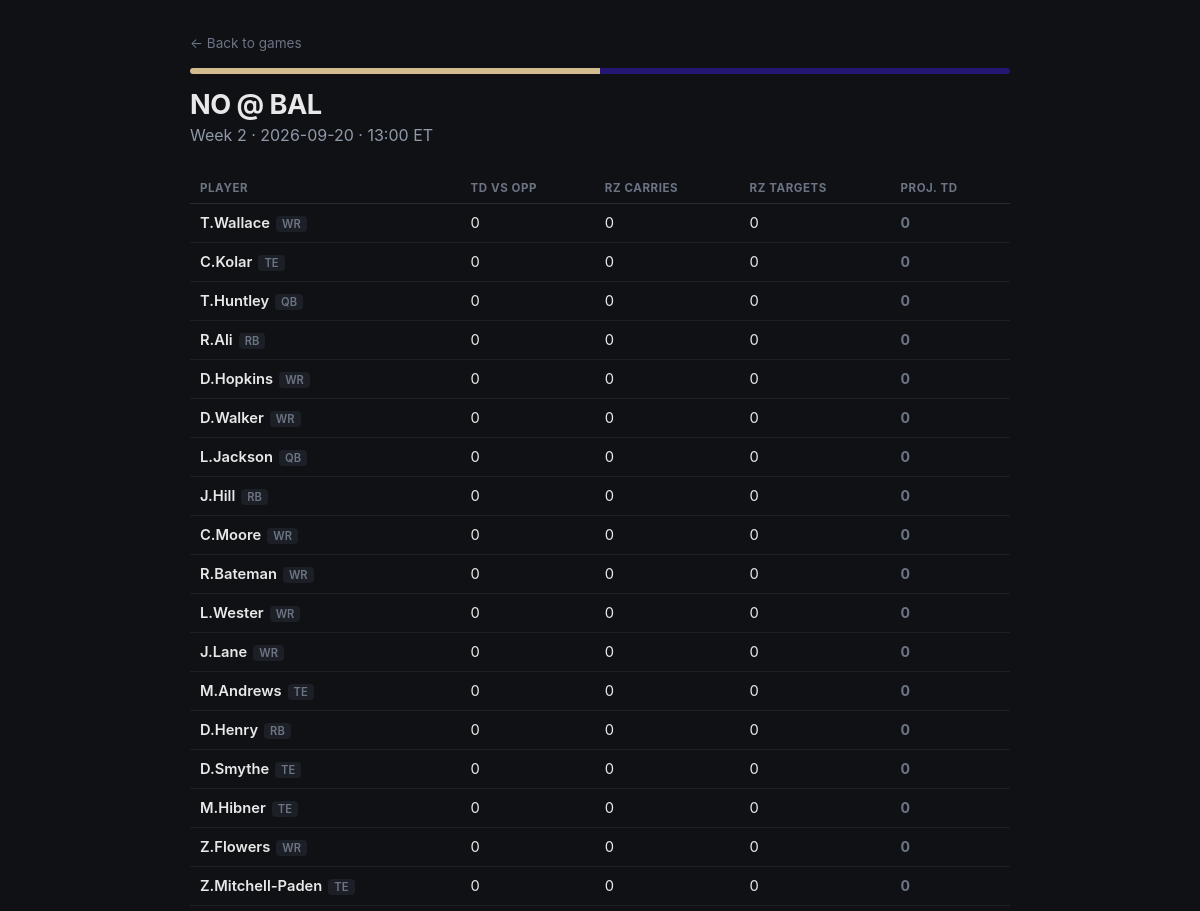
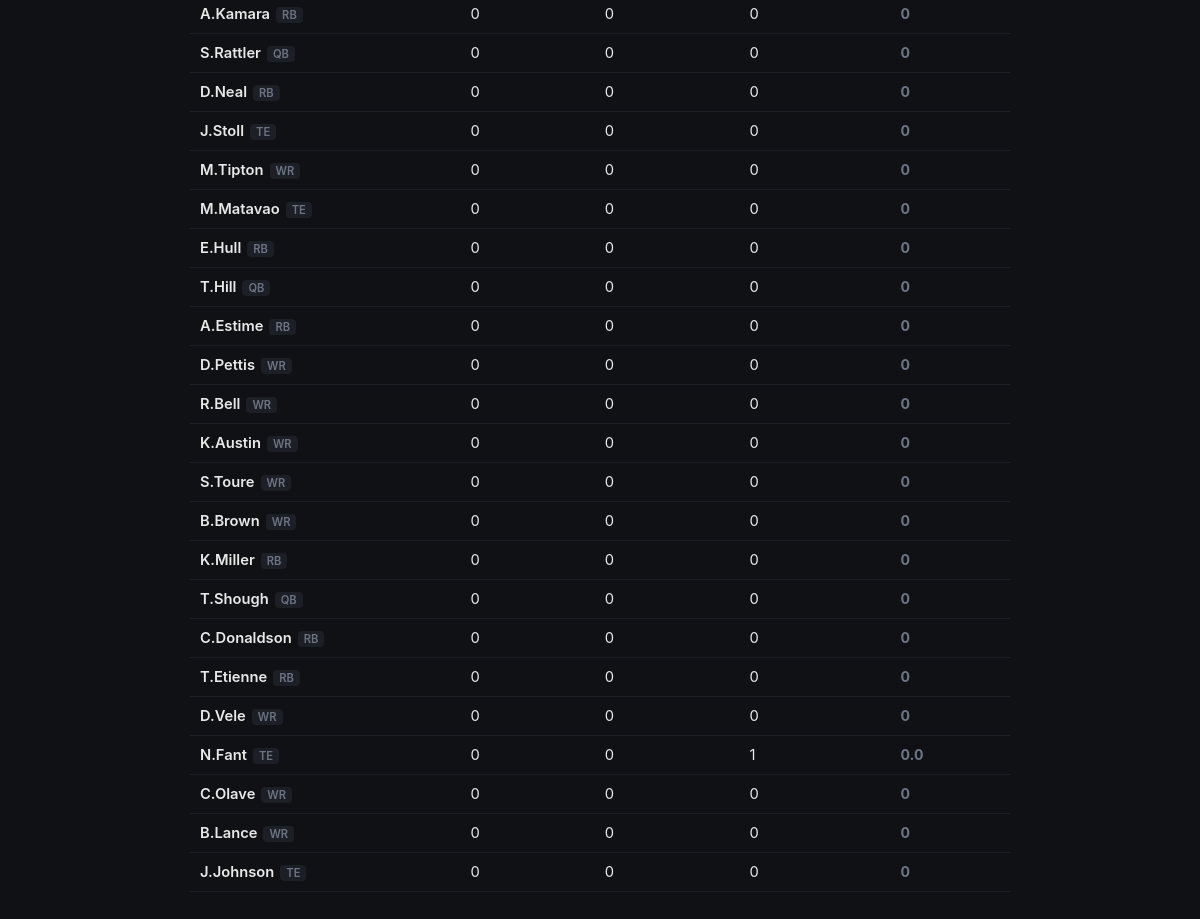
The app's page /game/2026_02_NO_BAL with its own data (2 pictures, top to bottom).
### tables this page shows
CREATE TABLE "schedule" (
"game_id" TEXT,
  "season" INTEGER,
  "week" INTEGER,
  "game_type" TEXT,
  "gameday" TEXT,
  "weekday" TEXT,
  "gametime" TEXT,
  "away_team" TEXT,
  "home_team" TEXT,
  "away_score" REAL,
  "home_score" REAL
);

CREATE TABLE "player_current_team" (
"player_id" TEXT,
  "player_name" TEXT,
  "current_team" TEXT,
  "position" TEXT
);

### app.py (the view)
@app.route("/game/<game_id>")
def game_detail(game_id):
    conn = get_connection()
    game_row = pd.read_sql("SELECT * FROM schedule WHERE game_id = ?", conn, params=(game_id,))
    if game_row.empty:
        conn.close()
        abort(404)
    game = game_row.iloc[0].to_dict()
    home_team = game["home_team"]
    away_team = game["away_team"]
    home_roster = get_team_roster(home_team, conn)
    away_roster = get_team_roster(away_team, conn)
    players = []
    for p in home_roster:
        players.append(get_player_projection(p["player_id"], p["player_name"], p["position"], away_team, conn))
    for p in away_roster:
        players.append(get_player_projection(p["player_id"], p["player_name"], p["position"], home_team, conn))
    conn.close()
    players.sort(key=lambda x: x["total_proj"], reverse=True)
    return render_template(
        "game.html",
        game=game,
        players=players,
        home_color=TEAM_COLORS.get(home_team, "#333"),
        away_color=TEAM_COLORS.get(away_team, "#333"),
    )

### app.py (called while the page is built)
def get_connection():
    return sqlite3.connect(DB_PATH)

def get_team_roster(team, conn):
    roster = pd.read_sql(
        "SELECT player_id, player_name, position FROM player_current_team WHERE current_team = ?",
        conn, params=(team,)
    )
    return roster.to_dict("records")

### templates/game.html (shortened to what this page needs)
<!DOCTYPE html>
<html lang="en">
<head>
</head>
<body>
  <div class="wrap">
    <a class="back" href="/">&larr; Back to games</a>
    <div class="header-bar">
      <span style="background: {{ away_color }};"></span>
      <span style="background: {{ home_color }};"></span>
    </div>
    <h1>{{ game.away_team }} @ {{ game.home_team }}</h1>
    <p class="meta">Week {{ game.week }} &middot; {{ game.gameday }} &middot; {{ game.gametime }} ET</p>
    {% if players|length == 0 %}
      <div class="empty">No player data found for these teams yet.</div>
    {% else %}
    <table>
      <tr>
        <th>Player</th>
        <th>TD vs Opp</th>
        <th>RZ Carries</th>
        <th>RZ Targets</th>
        <th>Proj. TD</th>
      </tr>
      {% for p in players %}
      <tr>
        <td class="player-name">{{ p.player }}<span class="pos-tag">{{ p.position }}</span></td>
        <td>{{ p.rush_td + p.rec_td }}</td>
        <td>{{ p.rz_rush_att }}</td>
        <td>{{ p.rz_targets }}</td>
        <td class="proj-cell {% if p.total_proj >= 0.5 %}proj-high{% elif p.total_proj > 0 %}proj-mid{% else %}proj-low{% endif %}">
          {{ p.total_proj }}
        </td>
      </tr>
      {% endfor %}
    </table>
    {% endif %}
  </div>
</body>
</html>

### templates/game.html (style rules this page uses)
* { box-sizing: border-box; }
body { font-family: -apple-system, "Segoe UI", Arial, sans-serif; background: #0f1115; color: #e8e8e8; margin: 0; padding: 32px 24px 60px; }
.wrap { max-width: 820px; margin: 0 auto; }
a.back { color: #6c7484; text-decoration: none; font-size: 0.85rem; }
.header-bar { height: 6px; display: flex; border-radius: 4px; overflow: hidden; margin: 16px 0 14px; }
.header-bar span { flex: 1; }
h1 { font-size: 1.7rem; margin: 0 0 4px; letter-spacing: -0.02em; }
p.meta { color: #9099a8; margin-top: 0; margin-bottom: 28px; }
table { width: 100%; border-collapse: collapse; }
th { text-align: left; font-size: 0.72rem; text-transform: uppercase; letter-spacing: 0.05em; color: #6c7484; padding: 8px 10px; border-bottom: 1px solid #262a33; }
td { padding: 10px 10px; border-bottom: 1px solid #1c1f26; font-size: 0.92rem; }
.player-name { font-weight: 600; }
.pos-tag { display: inline-block; font-size: 0.7rem; color: #6c7484; background: #1c1f26; padding: 1px 6px; border-radius: 4px; margin-left: 6px; }
.proj-cell { font-weight: 700; font-variant-numeric: tabular-nums; }
.proj-low { color: #6c7484; }

### records on screen
schedule: away_team "NO", home_team "BAL", week "2", gameday "2026-09-20", gametime "13:00"
player_current_team: player "T.Wallace", position "WR", rush_td "0", rz_rush_att "0", rz_targets "0", total_proj "0"
player_current_team: player "C.Kolar", position "TE", rush_td "0", rz_rush_att "0", rz_targets "0", total_proj "0"
player_current_team: player "T.Huntley", position "QB", rush_td "0", rz_rush_att "0", rz_targets "0", total_proj "0"
player_current_team: player "R.Ali", position "RB", rush_td "0", rz_rush_att "0", rz_targets "0", total_proj "0"
player_current_team: player "D.Hopkins", position "WR", rush_td "0", rz_rush_att "0", rz_targets "0", total_proj "0"
player_current_team: player "D.Walker", position "WR", rush_td "0", rz_rush_att "0", rz_targets "0", total_proj "0"
player_current_team: player "L.Jackson", position "QB", rush_td "0", rz_rush_att "0", rz_targets "0", total_proj "0"
player_current_team: player "J.Hill", position "RB", rush_td "0", rz_rush_att "0", rz_targets "0", total_proj "0"
player_current_team: player "C.Moore", position "WR", rush_td "0", rz_rush_att "0", rz_targets "0", total_proj "0"
player_current_team: player "R.Bateman", position "WR", rush_td "0", rz_rush_att "0", rz_targets "0", total_proj "0"
player_current_team: player "L.Wester", position "WR", rush_td "0", rz_rush_att "0", rz_targets "0", total_proj "0"
player_current_team: player "J.Lane", position "WR", rush_td "0", rz_rush_att "0", rz_targets "0", total_proj "0"
player_current_team: player "M.Andrews", position "TE", rush_td "0", rz_rush_att "0", rz_targets "0", total_proj "0"
player_current_team: player "D.Henry", position "RB", rush_td "0", rz_rush_att "0", rz_targets "0", total_proj "0"
player_current_team: player "D.Smythe", position "TE", rush_td "0", rz_rush_att "0", rz_targets "0", total_proj "0"
player_current_team: player "M.Hibner", position "TE", rush_td "0", rz_rush_att "0", rz_targets "0", total_proj "0"
player_current_team: player "Z.Flowers", position "WR", rush_td "0", rz_rush_att "0", rz_targets "0", total_proj "0"
player_current_team: player "Z.Mitchell-Paden", position "TE", rush_td "0", rz_rush_att "0", rz_targets "0", total_proj "0"
player_current_team: player "A.Kamara", position "RB", rush_td "0", rz_rush_att "0", rz_targets "0", total_proj "0"
player_current_team: player "S.Rattler", position "QB", rush_td "0", rz_rush_att "0", rz_targets "0", total_proj "0"
player_current_team: player "D.Neal", position "RB", rush_td "0", rz_rush_att "0", rz_targets "0", total_proj "0"
player_current_team: player "J.Stoll", position "TE", rush_td "0", rz_rush_att "0", rz_targets "0", total_proj "0"
player_current_team: player "M.Tipton", position "WR", rush_td "0", rz_rush_att "0", rz_targets "0", total_proj "0"
player_current_team: player "M.Matavao", position "TE", rush_td "0", rz_rush_att "0", rz_targets "0", total_proj "0"
player_current_team: player "E.Hull", position "RB", rush_td "0", rz_rush_att "0", rz_targets "0", total_proj "0"
player_current_team: player "T.Hill", position "QB", rush_td "0", rz_rush_att "0", rz_targets "0", total_proj "0"
player_current_team: player "A.Estime", position "RB", rush_td "0", rz_rush_att "0", rz_targets "0", total_proj "0"
player_current_team: player "D.Pettis", position "WR", rush_td "0", rz_rush_att "0", rz_targets "0", total_proj "0"
player_current_team: player "R.Bell", position "WR", rush_td "0", rz_rush_att "0", rz_targets "0", total_proj "0"
player_current_team: player "K.Austin", position "WR", rush_td "0", rz_rush_att "0", rz_targets "0", total_proj "0"
player_current_team: player "S.Toure", position "WR", rush_td "0", rz_rush_att "0", rz_targets "0", total_proj "0"
player_current_team: player "B.Brown", position "WR", rush_td "0", rz_rush_att "0", rz_targets "0", total_proj "0"
player_current_team: player "K.Miller", position "RB", rush_td "0", rz_rush_att "0", rz_targets "0", total_proj "0"
player_current_team: player "T.Shough", position "QB", rush_td "0", rz_rush_att "0", rz_targets "0", total_proj "0"
player_current_team: player "C.Donaldson", position "RB", rush_td "0", rz_rush_att "0", rz_targets "0", total_proj "0"
player_current_team: player "T.Etienne", position "RB", rush_td "0", rz_rush_att "0", rz_targets "0", total_proj "0"
player_current_team: player "D.Vele", position "WR", rush_td "0", rz_rush_att "0", rz_targets "0", total_proj "0"
player_current_team: player "N.Fant", position "TE", rush_td "0", rz_rush_att "0", rz_targets "1", total_proj "0.0"
player_current_team: player "C.Olave", position "WR", rush_td "0", rz_rush_att "0", rz_targets "0", total_proj "0"
player_current_team: player "B.Lance", position "WR", rush_td "0", rz_rush_att "0", rz_targets "0", total_proj "0"
player_current_team: player "J.Johnson", position "TE", rush_td "0", rz_rush_att "0", rz_targets "0", total_proj "0"
